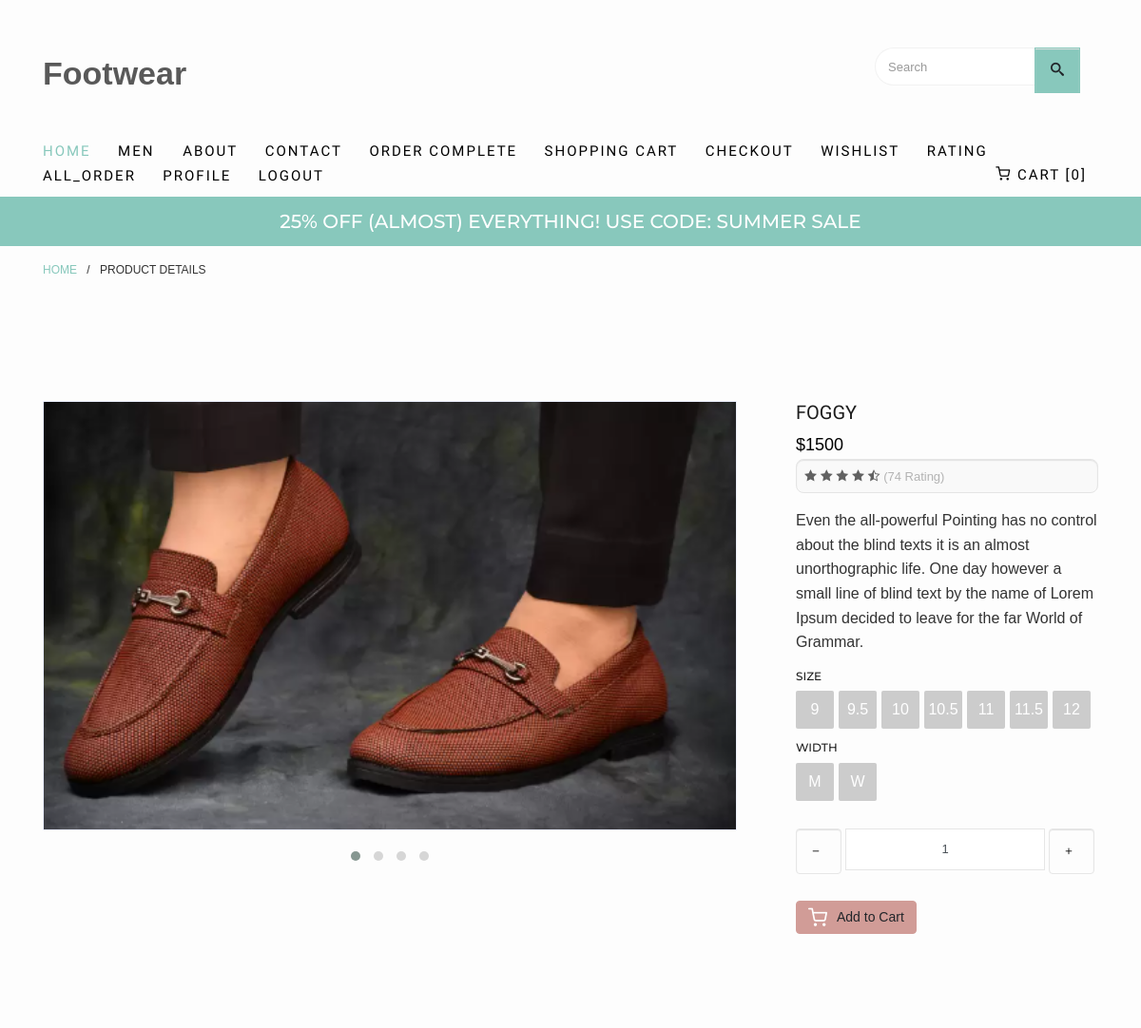
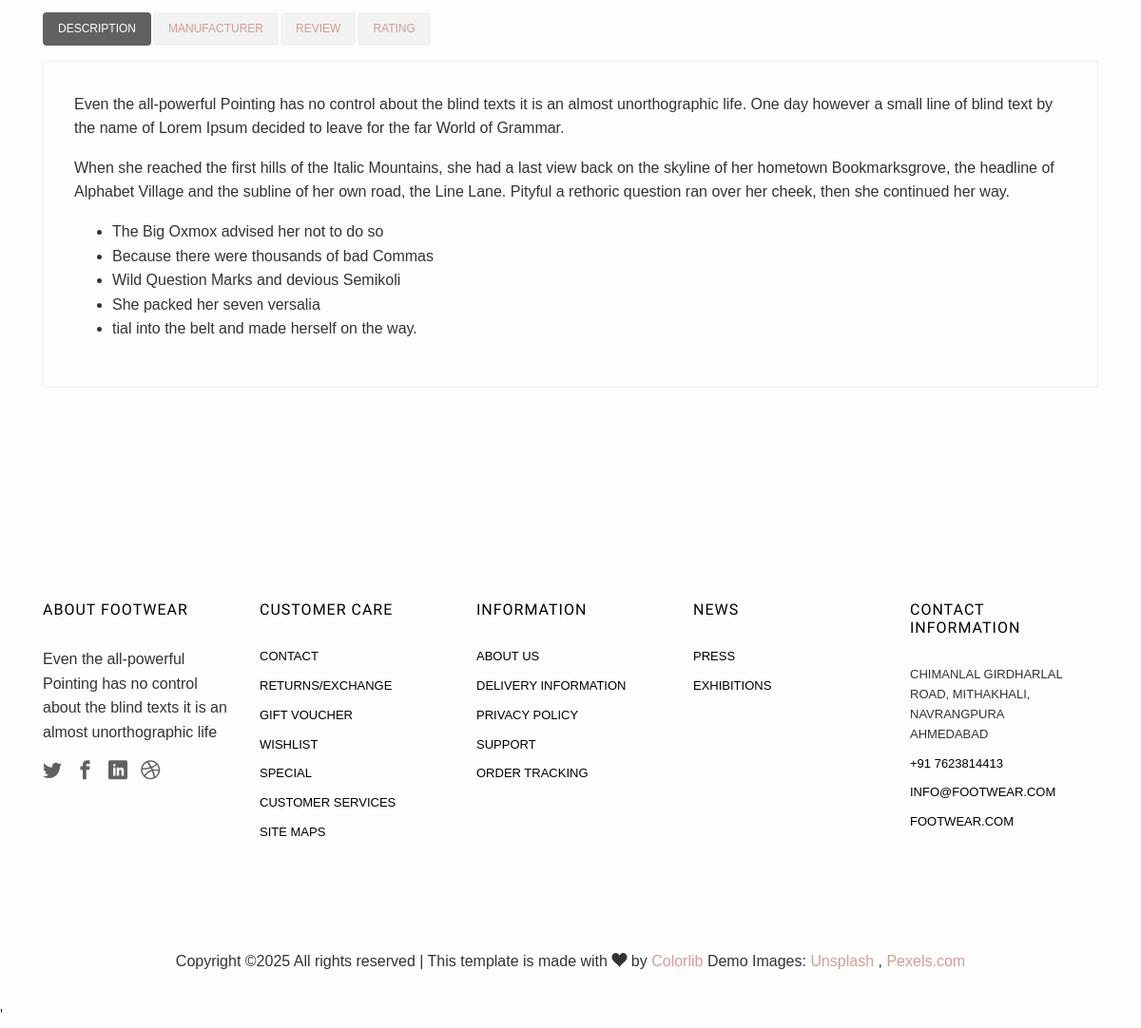
Page /product_detail/27 (signed in) on the committed database (2 pictures, top to bottom).
### shopapp/models.py (models this page shows, shortened)
class product(models.Model):
    category=models.ForeignKey(category,on_delete=models.CASCADE,blank=True,null=True)
    product_name=models.CharField(max_length=50)
    price=models.IntegerField()
    image=models.ImageField(upload_to='images')
    image1=models.ImageField(upload_to='images',blank=True,null=True)
    image2=models.ImageField(upload_to='images',blank=True,null=True)
    image3=models.ImageField(upload_to='images',blank=True,null=True)

### shopapp/views.py (the view)
# urls.py: path('product_detail/<int:id>', views.product_detail, name='product_detail'),
def product_detail(request,id):
    if "email" in request.session:
        spid=product.objects.get(id=id)
        contaxt={
            "spid":spid
        }
        return render(request,"product_detail.html",contaxt)
    else:
        return render(request,"login.html")

### shopapp/templates/product_detail.html (shortened to what this page needs)
{% extends 'index.html' %}
{% load static %}
{% block content %}
<div class="breadcrumbs">
	<div class="container">
		<div class="row">
			<div class="col">
				<p class="bread"><span><a href="{% url 'index' %}">Home</a></span> / <span>Product Details</span></p>
			</div>
		</div>
	</div>
</div>
<div class="colorlib-product">
	<div class="container">
		<div class="row row-pb-lg product-detail-wrap">
			<div class="col-sm-8">
				<div class="owl-carousel">
					<div class="item">
						<div class="product-entry border">
							<a href="#" class="prod-img">
								<img src="{{ spid.image.url }}" class="img-fluid" alt="{{ spid.product_name }}">
							</a>
						</div>
					</div>
				</div>
			</div>
			<div class="col-sm-4">
				<div class="product-desc">
					<h3>{{ spid.product_name }}</h3>
					<p class="price">
						<span>${{ spid.price }}</span>
						<span class="rate">
							<i class="icon-star-full"></i>
							<i class="icon-star-full"></i>
							<i class="icon-star-full"></i>
							<i class="icon-star-full"></i>
							<i class="icon-star-half"></i>
							(74 Rating)
						</span>
					</p>
					<p>Even the all-powerful Pointing has no control about the blind texts it is an almost
						unorthographic life. One day however a small line of blind text by the name of Lorem Ipsum
						decided to leave for the far World of Grammar.</p>
					<div class="size-wrap">
						<div class="block-26 mb-2">
							<h4>Size</h4>
							<ul>
								<li><a href="#">9</a></li>
								<li><a href="#">9.5</a></li>
								<li><a href="#">10</a></li>
								<li><a href="#">10.5</a></li>
								<li><a href="#">11</a></li>
								<li><a href="#">11.5</a></li>
								<li><a href="#">12</a></li>
							</ul>
						</div>
						<div class="block-26 mb-4">
							<h4>Width</h4>
							<ul>
								<li><a href="#">M</a></li>
								<li><a href="#">W</a></li>
							</ul>
						</div>
					</div>
					<div class="input-group mb-4">
						<span class="input-group-btn">
							<button type="button" class="quantity-left-minus btn" data-type="minus" data-field="">
								<i class="icon-minus2"></i>
							</button>
						</span>
						<input type="text" id="quantity" name="quantity" class="form-control input-number" value="1"
							min="1" max="100">
						<span class="input-group-btn ml-1">
							<button type="button" class="quantity-right-plus btn" data-type="plus" data-field="">
								<i class="icon-plus2"></i>
							</button>
						</span>
					</div>
					<div class="row">
						<div class="col-sm-12 text-center">
							<p class="addtocart"><a href="{% url 'cart' %}" class="btn btn-primary btn-addtocart"><i
										class="icon-shopping-cart"></i> Add to Cart</a></p>
						</div>
					</div>
				</div>
			</div>
		</div>
		<div class="row">
			<div class="col-sm-12">
				<div class="row">
					<div class="col-md-12 pills">
						<div class="bd-example bd-example-tabs">
							<ul class="nav nav-pills mb-3" id="pills-tab" role="tablist">
								<li class="nav-item">
									<a class="nav-link active" id="pills-description-tab" data-toggle="pill"
										href="#pills-description" role="tab" aria-controls="pills-description"
										aria-expanded="true">Description</a>
								</li>
								<li class="nav-item">
									<a class="nav-link" id="pills-manufacturer-tab" data-toggle="pill"
										href="#pills-manufacturer" role="tab" aria-controls="pills-manufacturer"
										aria-expanded="true">Manufacturer</a>
								</li>
								<li class="nav-item">
									<a class="nav-link" id="pills-review-tab" data-toggle="pill" href="#pills-review"
										role="tab" aria-controls="pills-review" aria-expanded="true">Review</a>
								</li>
								<li class="nav-item">
									<a class="nav-link" id="pills-rating-tab" data-toggle="pill" href="#pills-rating"
										role="tab" aria-controls="pills-rating" aria-expanded="true">Rating</a>
								</li>
							</ul>
							<div class="tab-content" id="pills-tabContent">
								<div class="tab-pane border fade show active" id="pills-description" role="tabpanel"
									aria-labelledby="pills-description-tab">
									<p>Even the all-powerful Pointing has no control about the blind texts it is an
										almost unorthographic life. One day however a small line of blind text by the
										name of Lorem Ipsum decided to leave for the far World of Grammar.</p>
									<p>When she reached the first hills of the Italic Mountains, she had a last view
										back on the skyline of her hometown Bookmarksgrove, the headline of Alphabet
										Village and the subline of her own road, the Line Lane. Pityful a rethoric
										question ran over her cheek, then she continued her way.</p>
									<ul>
										<li>The Big Oxmox advised her not to do so</li>
										<li>Because there were thousands of bad Commas</li>
										<li>Wild Question Marks and devious Semikoli</li>
										<li>She packed her seven versalia</li>
										<li>tial into the belt and made herself on the way.</li>
									</ul>
								</div>
							</div>
						</div>
					</div>
				</div>
			</div>
		</div>
	</div>
</div>
{% endblock %}

### shopapp/static/css/icomoon.css (style rules this page uses)
[class^="icon-"], [class*=" icon-"] { font-family: 'icomoon' !important; speak: none; font-style: normal; font-weight: normal; font-variant: normal; text-transform: none; line-height: 1; -webkit-font-smoothing: antialiased; -moz-osx-font-smoothing: grayscale; }
.icon-minus2:before { content: "\e994"; }
.icon-plus2:before { content: "\e9af"; }
.icon-shopping-cart:before { content: "\e9c8"; }
.icon-star-half:before { content: "\ec4f"; }
.icon-star-full:before { content: "\ec50"; }

### shopapp/templates/product_detail.html (style rules this page uses)
html { box-sizing: border-box; }
*, *::before, *::after { box-sizing: inherit; }
body, td, th, p { color: #333; font: 16px/1.6 Arial, Helvetica, sans-serif; }
body { background-color: #fdfdfd; margin: 0; position: relative; }
input, select, .rate, textarea, button { background: #f9f9f9; border: 1px solid #e5e5e5; border-radius: 8px; box-shadow: inset 0 1px 1px #e1e1e1; font-size: 16px; padding: 8px; }
button { min-width: 48px; min-height: 48px; }
.rate { height: 36px; display: inline-flex; flex-direction: row-reverse; align-items: flex-start; justify-content: flex-end; }

### rows in the picture
product: image (picture), product_name "FOGGY", price "1500"
